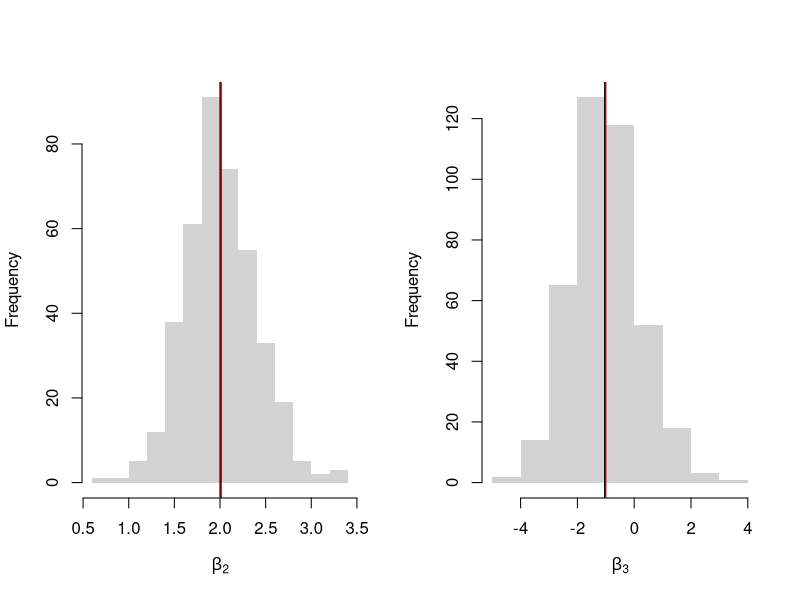
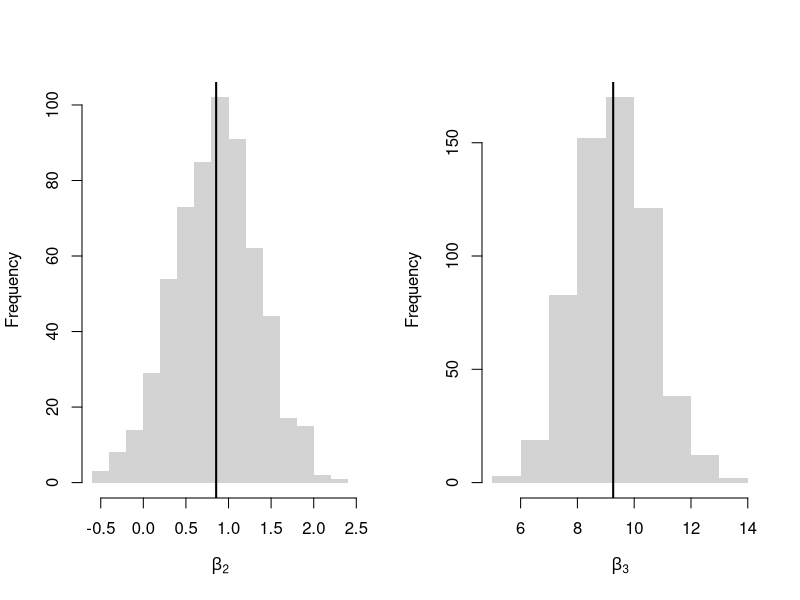
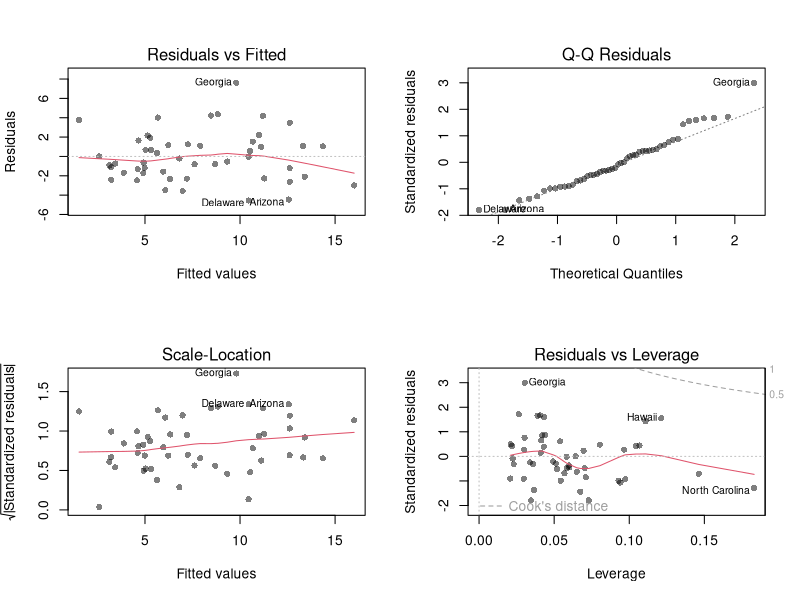
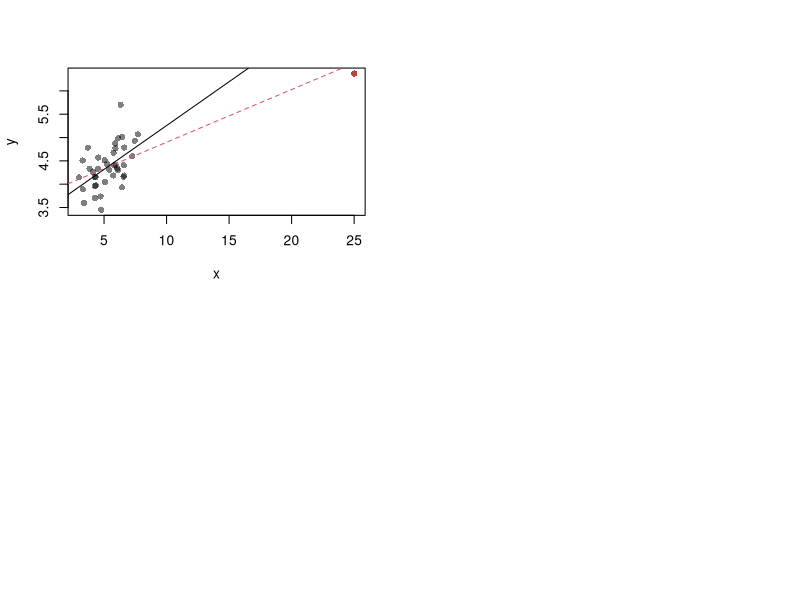
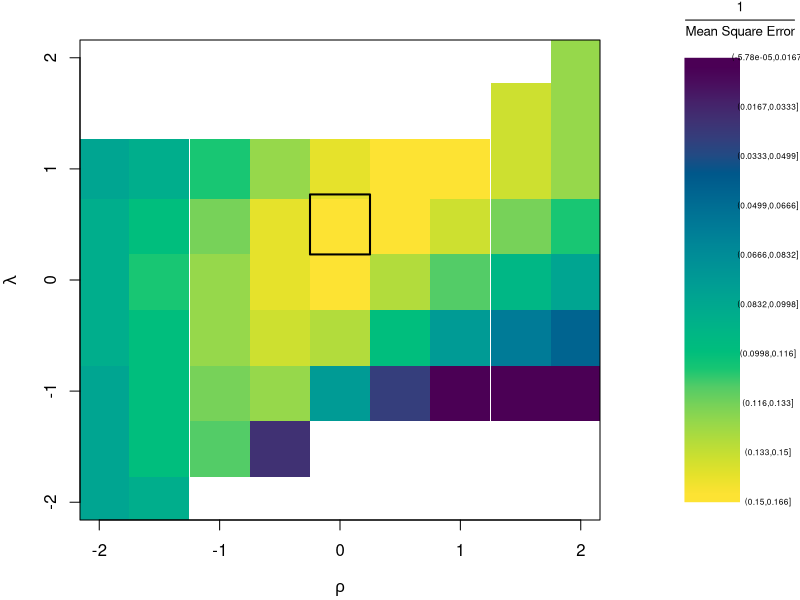
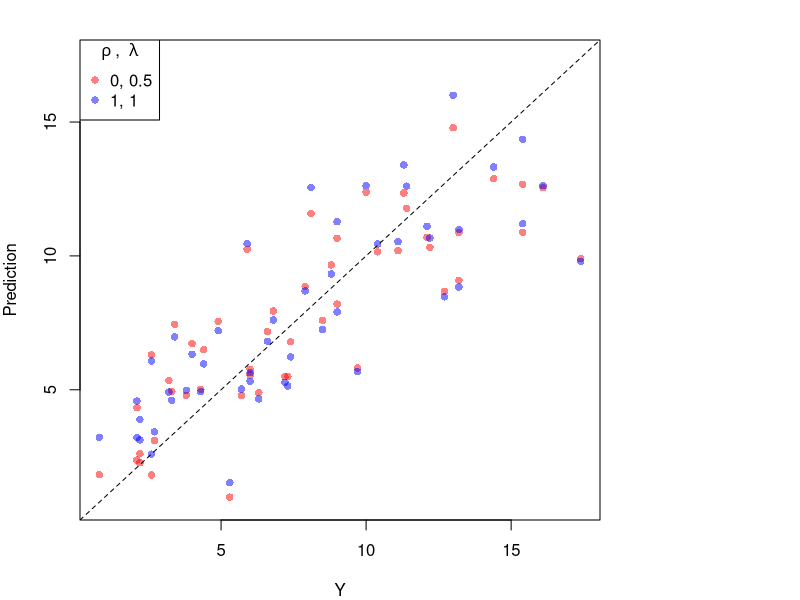
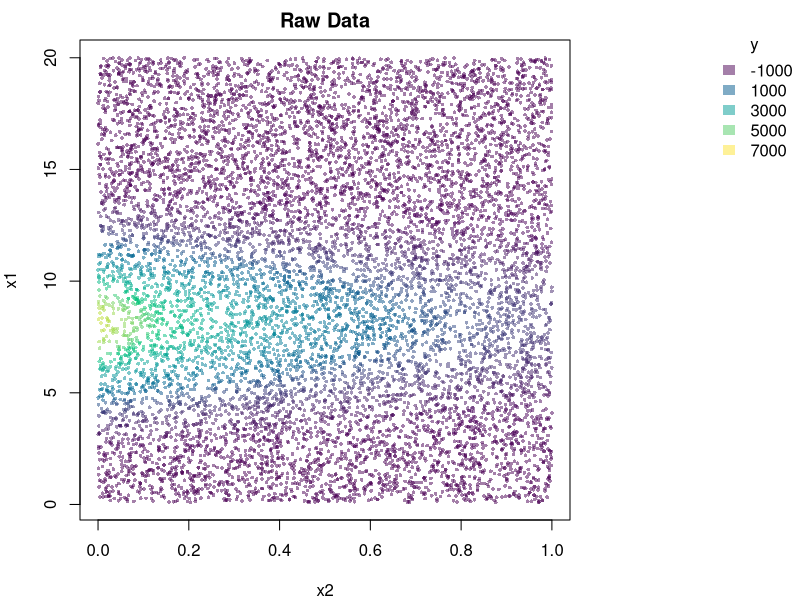
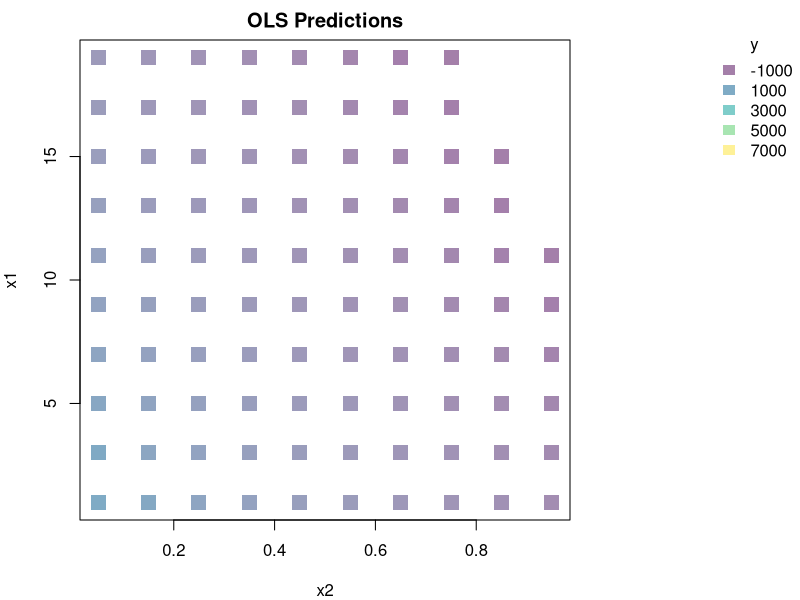

Source code (R) for these figures, in order:
## ---- chunk 1
N <- 30
B <- c(10, 2, -1)

x1 <- runif(N, 0, 5)
x2 <- rbinom(N,1,.7)
X <- cbind(1,x1,x2)
e <- rnorm(N,0,3)
Y <- X%*%B + e
dat <- data.frame(Y,X)
coef(lm(Y~x1+x2, data=dat))
## ---- chunk 2
N <- 30
B <- c(10, 2, -1)

Coefs <- sapply(1:400, function(sim){
    x1 <- runif(N, 0, 5)
    x2 <- rbinom(N,1,.7)
    X <- cbind(1,x1,x2)
    e <- rnorm(N,0,3)
    Y <- X%*%B + e
    dat <- data.frame(Y,x1,x2)
    coef(lm(Y~x1+x2, data=dat))
})

par(mfrow=c(1,2))
for(i in 2:3){
    hist(Coefs[i,], xlab=bquote(beta[.(i)]), main='', border=NA)
    abline(v=mean(Coefs[i,]), lwd=2)
    abline(v=B[i], col=rgb(1,0,0))
}
## ---- chunk 3
N <- 30

Coefs <- sapply(1:600, function(sim){
    x2 <- runif(N, 0, 5)
    x3 <- rbinom(N,1,.7)
    e <- rnorm(N,0,3)
    Y <- 10*x3 + 2*log(x2)^x3 + e
    dat <- data.frame(Y,x2,x3)
    coef(lm(Y~x2+x3, data=dat))
})

par(mfrow=c(1,2))
for(i in 2:3){
    hist(Coefs[i,],  xlab=bquote(beta[.(i)]), main='', border=NA)
    abline(v=mean(Coefs[i,]), col=1, lwd=2)
}
## ---- chunk 4
reg <- lm(Murder~Assault+UrbanPop, data=USArrests)
par(mfrow=c(2,2))
plot(reg, pch=16, col=grey(0,.5))
## ---- chunk 5
N <- 40
x <- c(25, runif(N-1,3,8))
e <- rnorm(N,0,0.4)
y <- 3 + 0.6*sqrt(x) + e
plot(y~x, pch=16, col=grey(0,.5))
points(x[1],y[1], pch=16, col=rgb(1,0,0,.5))

abline(lm(y~x), col=2, lty=2)
abline(lm(y[-1]~x[-1]))
## ---- chunk 6
# Box-Cox Transformation Function
bxcx <- function( xy, rho){
    if (rho == 0L) {
      log(xy+1)
    } else if(rho == 1L){
      xy
    } else {
      ((xy+1)^rho - 1)/rho
    }
}
bxcx_inv <- function( xy, rho){
    if (rho == 0L) {
      exp(xy) - 1
    } else if(rho == 1L){
      xy
    } else {
     (xy * rho + 1)^(1/rho) - 1
    }
}

# Which Variables
reg <- lm(Murder~Assault+UrbanPop, data=USArrests)
X <- USArrests[,c('Assault','UrbanPop')]
Y <- USArrests[,'Murder']

# Simple Grid Search over potential (Rho,Lambda) 
rl_df <- expand.grid(rho=seq(-2,2,by=.5),lambda=seq(-2,2,by=.5))

# Compute Mean Squared Error
# from OLS on Transformed Data
errors <- apply(rl_df,1,function(rl){
    Xr <- bxcx(X,rl[[1]])
    Yr <- bxcx(Y,rl[[2]])
    Datr <- cbind(Murder=Yr,Xr)
    Regr <- lm(Murder~Assault+UrbanPop, data=Datr)
    Predr <- bxcx_inv(predict(Regr),rl[[2]])
    Resr  <- (Y - Predr)
    return(Resr)
})
rl_df$mse <- colMeans(errors^2)

# Want Small MSE and Interpretable
layout(matrix(1:2,ncol=2), width=c(3,1), height=c(1,1))
par(mar=c(4,4,2,0))
plot(lambda~rho,rl_df, cex=8, pch=15,
    xlab=expression(rho),
    ylab=expression(lambda),
    col=hcl.colors(25)[cut(1/rl_df$mse,25)])
# Which min
rl0 <- rl_df[which.min(rl_df$mse),c('rho','lambda')]
points(rl0$rho, rl0$lambda, pch=0, col=1, cex=8, lwd=2)
# Legend
plot(c(0,2),c(0,1), type='n', axes=F,
    xlab='',ylab='', cex.main=.8,
    main=expression(frac(1,'Mean Square Error')))
rasterImage(as.raster(matrix(hcl.colors(25), ncol=1)), 0, 0, 1,1)
text(x=1.5, y=seq(1,0,l=10), cex=.5,
    labels=levels(cut(1/rl_df$mse,10)))
## ---- chunk 7
# Plot for Specific Comparisons
Xr <- bxcx(X,rl0[[1]])
Yr <- bxcx(Y,rl0[[2]])
Datr <- cbind(Murder=Yr,Xr)
Regr <- lm(Murder~Assault+UrbanPop, data=Datr)
Predr <- bxcx_inv(predict(Regr),rl0[[2]])

cols <- c(rgb(1,0,0,.5), col=rgb(0,0,1,.5))
plot(Y, Predr, pch=16, col=cols[1], ylab='Prediction', 
    ylim=range(Y,Predr))
points(Y, predict(reg), pch=16, col=cols[2])
legend('topleft', pch=c(16), col=cols,
    title=expression(rho~', '~lambda),
    legend=c( paste0(rl0, collapse=', '),'1, 1') )
abline(a=0,b=1, lty=2)
## ---- chunk 8
## Simulate Data
N <- 10000
e <- rnorm(N)
x1 <- seq(.1,20,length.out=N)
x2 <- runif(N, 0,1)
y  <- 3*exp(-2*x2 + 1.5*x1 - .1*x1^2)*x1 + e
dat <- data.frame(x1, x2, y)

## Create color palette (reused in later examples)
col_scale <- seq(min(y)*1.1, max(y)*1.1, length.out=401)
ycol_pal <- hcl.colors(length(col_scale),alpha=.5)
names(ycol_pal) <- sort(col_scale)

## Add legend (reused in later examples)
add_legend <- function(col_scale,
    yl=11,
    colfun=function(x){ hcl.colors(x,alpha=.5) },
    ...) {
  opar <- par(fig=c(0, 1, 0, 1), oma=c(0, 0, 0, 0), 
              mar=c(0, 0, 0, 0), new=TRUE)
  on.exit(par(opar))
  h <- hist(col_scale, plot=F, breaks=yl-1)$mids
  plot(0, 0, type='n', bty='n', xaxt='n', yaxt='n')
  legend(...,
    legend=h,
    fill=colfun(length(h)),
    border=NA,
    bty='n')
}


## Plot Data
par(oma=c(0,0,0,2))
plot(x1~x2, dat,
    col=ycol_pal[cut(y,col_scale)],
    pch=16, cex=.5, 
    main='Raw Data')
add_legend(x='topright', col_scale=col_scale,
    yl=6, inset=c(0,.05), title='y')
## ---- chunk 9
## OLS 
reg <- lm(y~x1*x2, data=dat) #(with simple interaction)
reg <- lm(y~x1+x2, data=dat) #(without interaction)

## Grid Points for Prediction
# X1 bins
l1 <- 11
bks1 <- seq(0,20, length.out=l1)
h1 <- diff(bks1)[1]/2
mids1 <- bks1[-1]-h1
# X2 bins
l2 <- 11
bks2 <- seq(0,1, length.out=l2)
h2 <- diff(bks2)[1]/2
mids2 <- bks2[-1]-h2
# Grid
pred_x <- expand.grid(x1=mids1, x2=mids2)

## OLS Predictions
pred_ols <- predict(reg, newdata=pred_x)
pred_df_ols  <- cbind(pred_ols, pred_x)

## Plot Predictions
par(oma=c(0,0,0,2))
plot(x1~x2, pred_df_ols,
    col=ycol_pal[cut(pred_ols,col_scale)],
    pch=15, cex=2, main='OLS Predictions')
add_legend(x='topright', col_scale=col_scale,
    yl=6, inset=c(0,.05),title='y')
## ---- chunk 10
##################
# Multivariate Regressogram
##################

## Regressogram Bins
dat$x1c <- cut(dat$x1, bks1)
#head(dat$x1c,3)
dat$x2c <- cut(dat$x2, bks2)

## Regressogram
reg <- lm(y~x1c*x2c, data=dat) #nonlinear w/ complex interactions

## Predicted Values
## For Points in Middle of Each Bin
pred_df_rgrm <- expand.grid(
    x1c=levels(dat$x1c),
    x2c=levels(dat$x2c))
pred_df_rgrm$yhat <- predict(reg, newdata=pred_df_rgrm)
pred_df_rgrm <- cbind(pred_df_rgrm, pred_x)

## Plot Predictions
par(oma=c(0,0,0,2))
plot(x1~x2, pred_df_rgrm,
    col=ycol_pal[cut(pred_df_rgrm$yhat,col_scale)],
    pch=15, cex=2, main='Regressogram Predictions')
add_legend(x='topright', col_scale=col_scale,
    yl=6, inset=c(0,.05),title='y')
